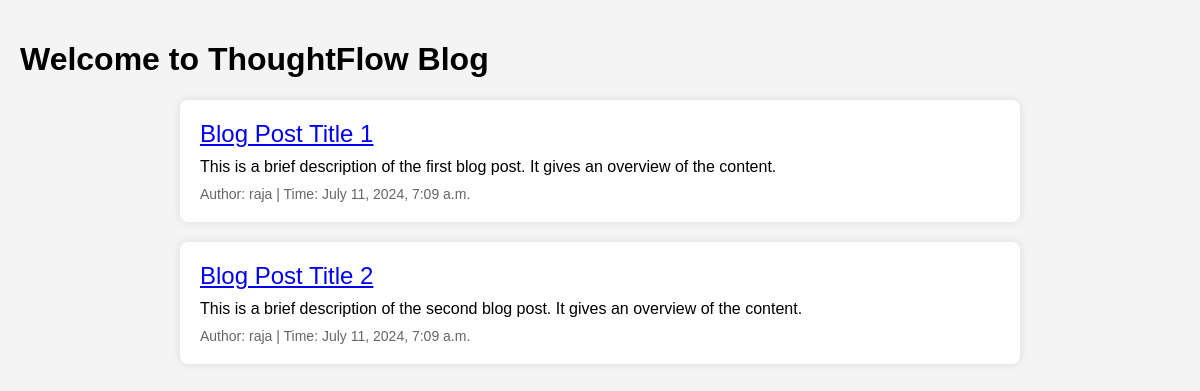
The page / on the database its author committed.
### blogs/models.py (models this page shows, shortened)
class Blogs(models.Model):
    title = models.CharField(max_length=200)
    author = models.ForeignKey(User, on_delete=models.CASCADE)
    timestamp = models.DateTimeField(default=timezone.now)
    description = models.TextField()
    new_slug = AutoSlugField(populate_from='title', unique=True)

### slug_intergration/views.py (the view)
# urls.py: path('', views.home, name='home'),
def home(request):
    Blog = Blogs.objects.all()
    context = {
        'Blog' : Blog
    }
    return render(request, 'index.html', context)

### templates/index.html (shortened to what this page needs)
<!DOCTYPE html>
<html lang="en">
<head>
</head>
<body>
    <h1>Welcome to ThoughtFlow Blog</h1>
    {% for blog in Blog %}
    <div class="container">
        <div class="post-title"><a href="{% url 'blog' blog.new_slug %}">{{ blog.title }}</a></div>
        <div class="post-description">{{ blog.description }}</div>
        <div class="post-meta">Author: {{ blog.author }} | Time: {{ blog.timestamp }}</div>
    </div>
    {% endfor %}
</body>
</html>

### templates/index.html (style rules this page uses)
body { font-family: Arial, sans-serif; background-color: #f4f4f4; margin: 0; padding: 20px; }
.container { max-width: 800px; margin: auto; padding: 20px; background: #fff; border-radius: 8px; box-shadow: 0 0 10px rgba(0, 0, 0, 0.1); margin-bottom: 20px; }
.post-title { font-size: 24px; margin-bottom: 10px; }
.post-description { font-size: 16px; margin-bottom: 10px; }
.post-meta { font-size: 14px; color: #666; }

### rows shown on the page
Blogs: title "Blog Post Title 1", description "This is a brief description of the first blog post. It gives an overview of the content.", author "raja", timestamp "July 11, 2024, 7:09 a.m."
Blogs: title "Blog Post Title 2", description "This is a brief description of the second blog post. It gives an overview of the content.", author "raja", timestamp "July 11, 2024, 7:09 a.m."
